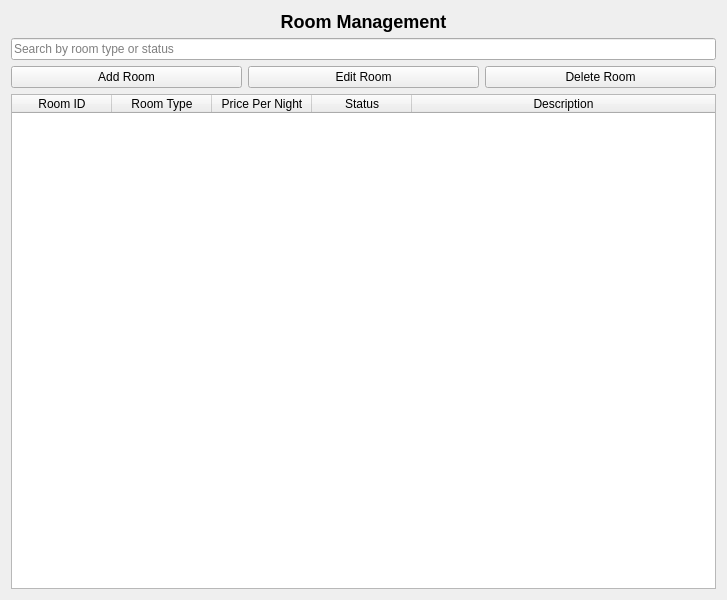
<?xml version="1.0" encoding="UTF-8"?>
<ui version="4.0">
 <class>RoomsModule</class>
 <widget class="QWidget" name="RoomsModule">
  <property name="geometry">
   <rect>
    <x>0</x>
    <y>0</y>
    <width>727</width>
    <height>600</height>
   </rect>
  </property>
  <property name="windowTitle">
   <string>Rooms</string>
  </property>
  <layout class="QVBoxLayout" name="verticalLayout">
   <item>
    <widget class="QLabel" name="titleLabel">
     <property name="styleSheet">
      <string notr="true">font-weight: bold; font-size: 18px;</string>
     </property>
     <property name="text">
      <string>Room Management</string>
     </property>
     <property name="alignment">
      <set>Qt::AlignmentFlag::AlignCenter</set>
     </property>
    </widget>
   </item>
   <item>
    <layout class="QHBoxLayout" name="searchLayout">
     <item>
      <widget class="QLineEdit" name="searchLineEdit">
       <property name="placeholderText">
        <string>Search by room type or status</string>
       </property>
      </widget>
     </item>
    </layout>
   </item>
   <item>
    <layout class="QHBoxLayout" name="buttonLayout">
     <item>
      <widget class="QPushButton" name="addRoomButton">
       <property name="text">
        <string>Add Room</string>
       </property>
      </widget>
     </item>
     <item>
      <widget class="QPushButton" name="editRoomButton">
       <property name="text">
        <string>Edit Room</string>
       </property>
      </widget>
     </item>
     <item>
      <widget class="QPushButton" name="deleteRoomButton">
       <property name="text">
        <string>Delete Room</string>
       </property>
      </widget>
     </item>
    </layout>
   </item>
   <item>
    <widget class="QTableWidget" name="roomsTable">
     <attribute name="horizontalHeaderStretchLastSection">
      <bool>true</bool>
     </attribute>
     <column>
      <property name="text">
       <string>Room ID</string>
      </property>
     </column>
     <column>
      <property name="text">
       <string>Room Type</string>
      </property>
     </column>
     <column>
      <property name="text">
       <string>Price Per Night</string>
      </property>
     </column>
     <column>
      <property name="text">
       <string>Status</string>
      </property>
     </column>
     <column>
      <property name="text">
       <string>Description</string>
      </property>
     </column>
    </widget>
   </item>
  </layout>
 </widget>
 <resources/>
 <connections/>
</ui>
